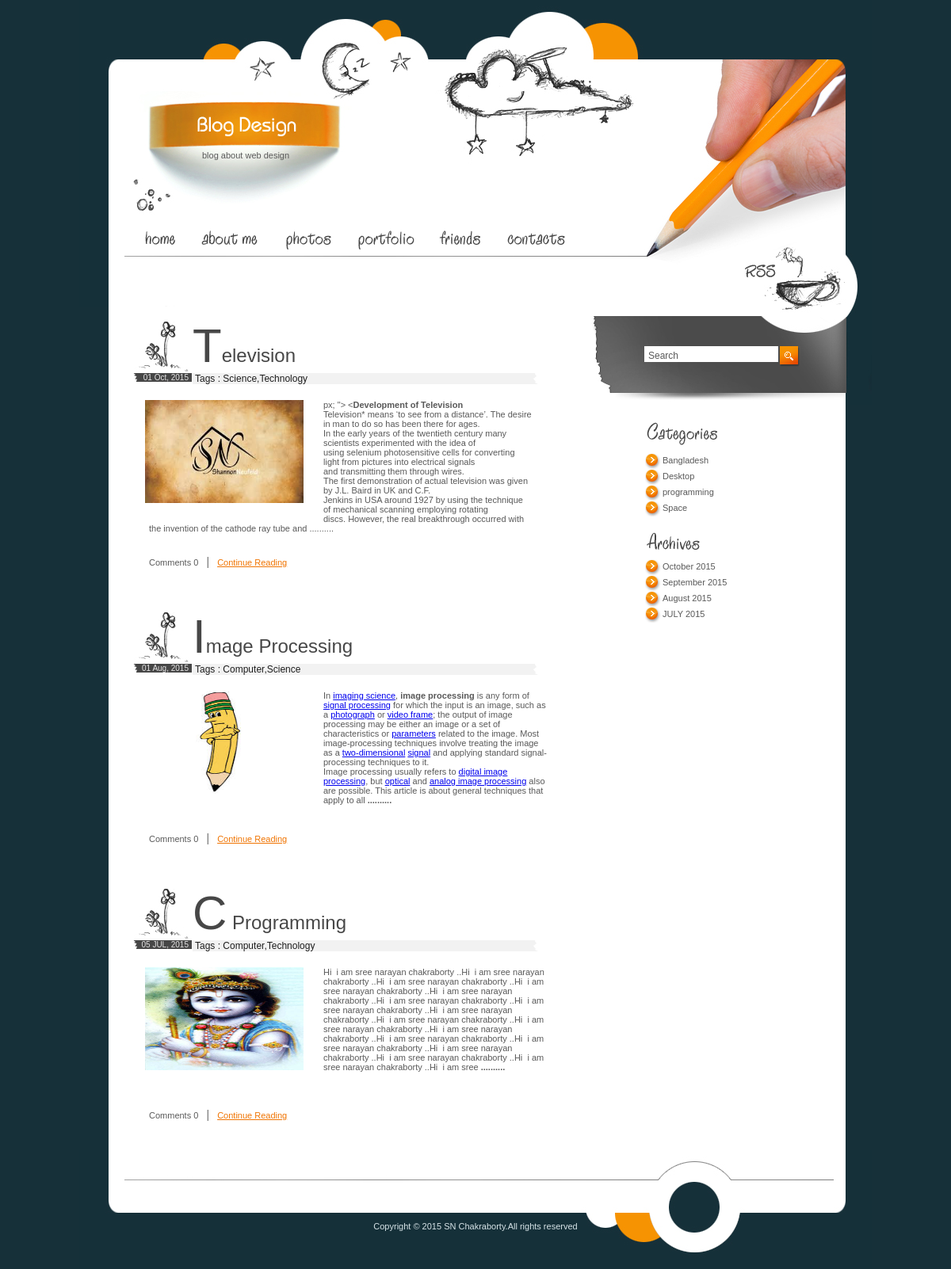
The page /category.php?id=4 on the database its author committed.
### tables this page shows
CREATE TABLE IF NOT EXISTS `tbl_post` (
  `post_id` int(11) NOT NULL AUTO_INCREMENT,
  `post_title` varchar(255) NOT NULL,
  `post_description` longtext NOT NULL,
  `post_image` varchar(255) NOT NULL,
  `cat_id` int(11) NOT NULL,
  `tag_id` varchar(255) NOT NULL,
  `post_date` varchar(255) NOT NULL,
  `month` varchar(2) NOT NULL,
  `year` varchar(4) NOT NULL,
  `post_timestamp` varchar(255) NOT NULL,
  PRIMARY KEY (`post_id`)
);

CREATE TABLE IF NOT EXISTS `tbl_category` (
  `cat_id` int(11) NOT NULL AUTO_INCREMENT,
  `cat_name` varchar(255) NOT NULL,
  PRIMARY KEY (`cat_id`)
);

CREATE TABLE IF NOT EXISTS `tbl_footer` (
  `id` int(11) NOT NULL AUTO_INCREMENT,
  `description` varchar(100) NOT NULL,
  PRIMARY KEY (`id`),
  UNIQUE KEY `id` (`id`)
);

### category.php (the view, shortened to what this page needs)
<?php
if(!isset($_REQUEST['id']))
{
	header('location: index.php');
}
else{
$id=$_REQUEST['id'];
}
?>
<?php include('header.php'); ?>
<?php
			 include('config.php');
				?>
				  <?php
			$limit =4;
			$page = @$_GET['page'];
			if($page)
				$start = ($page - 1) * $limit;
			else
				$start = 0;
			$statement = $db->prepare("SELECT * FROM tbl_post where cat_id=? ORDER BY post_id DESC LIMIT $start, $limit");
			$statement->execute(array($id));
			$result = $statement->fetchAll(PDO::FETCH_ASSOC);
			 foreach($result as $row)
				{
			 ?>
			    <div class="post">
				<h2><?php echo $row['post_title'];?></h2>
				<div><span class="date">
				<?php
				$post_date=$row['post_date'];
				$post_day=substr($post_date,8,2);
				$post_month=substr($post_date,5,2);
				$post_year=substr($post_date,0,4);
				if($post_month=='07') {$post_month='JUL';}
				if($post_month=='08') {$post_month='Aug';}
				if($post_month=='10') {$post_month='Oct';}
				echo $post_day." ".$post_month.", ".$post_year;
			?>
				</span><span class="categories">Tags :
				<?php
								$arr=explode(',',$row['tag_id']);
								$arr_count=count(explode(',',$row['tag_id']));
								$k=0;
								for($j=0;$j<$arr_count;$j++)
								{
									 $statement1=$db->prepare("select * from tbl_tag where tag_id=?");
									 $statement1->execute(array($arr[$j]));
									 $result1=$statement1->fetchAll(PDO::FETCH_ASSOC);
									 foreach($result1 as $row1)
									 {
										$arr1[$k]=$row1['tag_name'];
									 }
								   $k++;
                                }
								$tag_names=implode(",",$arr1);
								echo $tag_names;
                              ?>
				</span></div>
				<div class="description">
				<img src="uploads/<?php echo $row['post_image'];?>" alt="" width="200" height="130" style="float:left;" />
						<p>
						<?php
						$pices=explode(" ",$row['post_description']);
						$first_page=implode(" ",array_splice($pices,0,100));
						$first_page=$first_page."<b> ..........</b>";
						?>
						<?php
						     echo $first_page;
						?>
						</p>
				</div>
				<p class="comments">
				Comments
				<?php
				   $statement1=$db->prepare("select * from tbl_comment where post_id=? and action=1");
                   $statement1->execute(array($row['post_id']));
                   $totalnum=$statement1->rowCount();
                   echo $totalnum;
				?>
				<span>|</span>   <a href="index2.php?id=<?php echo $row['post_id']; ?>">Continue Reading</a></p>
			</div>
						 <?php
					}
             ?>
<div class="pagination">
</div>
<?php include('footer.php'); ?>

### footer.php (shortened to what this page needs)
		</div>
		<div id="sidebar">
		    <div id="search">
				<input type="text" value="Search"> <a href="#"><img src="images/go.gif" alt="" width="26" height="26" /></a>
			</div>
			<div class="list">
				<img src="images/title1.gif" alt="" width="186" height="36" />
			<ul>
					 <?php
					 include('config.php');
					  $statement=$db->prepare("select * from tbl_category order by cat_name asc");
					 $statement->execute(array());
					 $result=$statement->fetchAll(PDO::FETCH_ASSOC);
					 foreach($result as $row)
					 {
						 ?>
						 <li><a href="category.php?id=<?php echo $row['cat_id']; ?>"><?php echo $row['cat_name']; ?></a></li>
						 <?php
					 }
					 ?>
			 </ul>
				<img src="images/title2.gif" alt="" width="180" height="34" /><br>
				<?php
				     $j=0;
					 $statement=$db->prepare("select distinct(post_date) from tbl_post order by post_date desc");
					 $statement->execute(array());
					 $result=$statement->fetchAll(PDO::FETCH_ASSOC);
					 foreach($result as $row)
					 {
						 $ym=substr($row['post_date'],0,7);
						 $arr_date[$j]=$ym;
						 $j++;
					 }
					 $result=array_unique($arr_date);
					 $final_val=implode(",",$result);
					 $final_arr_date=explode(",",$final_val);
					 $final_arr_date_count=count(explode(",",$final_val));
					 ?>
				<ul>
				    <?php
					for($j=0;$j<$final_arr_date_count;$j++)
					 {
						$year=substr($final_arr_date[$j],0,4);
						$month=substr($final_arr_date[$j],5,2);
						if($month=='07') {$post_month='JULY';}
						if($month=='08') {$post_month='August';}
						if($month=='09') {$post_month='September';}
						if($month=='10') {$post_month='October';}
					?>
				     <li><a href="archives.php?date=<?php echo $final_arr_date[$j];?>">
						 <?php echo $post_month." ".$year."<br>"; ?>
						 </a>
					</li>
					<?php
				     		}
					?>
				</ul>
			</div>
		</div>
	</div>
	<div id="footer">
		<p>
		   <?php
		   include('config.php');
		  $statement=$db->prepare("select * from tbl_footer where id=1");
		 $statement->execute(array());
		 $result=$statement->fetchAll(PDO::FETCH_ASSOC);
		 foreach($result as $row)
		 {
			 echo $row['description'];
		 }
		    ?>
		</p>
	</div>
</body>
</html>

### style.css (style rules this page uses)
* { margin:0px; padding:0px; }
img { border:0px }
html { width:100%; height:100%; background-color:#163039; }
body { width:1000px; height:100%; position:relative; margin:0 auto; background-image:url(images/bg.gif); background-position:top left; background-repeat:repeat-y; }
html > body { height:auto; min-height:100%; }
#footer { height:150px; position:absolute; bottom:0px; background-image:url(images/footer_bg.jpg); background-position:top left; background-repeat:no-repeat; width:1000px; font-family:Tahoma, sans-serif; font-size:11px; color:#D8E4E8; }
#footer p { width:100%; text-align:center; padding:90px 0 0 0 }
#sidebar { width:356px; float:left }
.post { padding:0 0 35px 0; overflow:hidden; width:532px; float:left; }
.post h2 { font-family:Arial, Helvetica, sans-serif; font-size:24px; color:#474747; font-weight:normal; display:block; padding:15px 0 0 75px; / line-height:70px; background-image:url(images/h_bg.jpg); background-position:bottom left; background-repeat:no-repeat; }
.post h2:first-letter { font-size:60px; }
.date { display:block; float:left; background-image:url(images/date_bg.gif); background-position:top left; background-repeat:no-repeat; width:70px; text-align:right; font-family:Arial, Helvetica, sans-serif; font-size:10px; color:#E6E5E5; padding:0 4px 0 0 }
.categories { display:block; float:left; background-image:url(images/categories_bg.gif); background-position:top left; background-repeat:no-repeat; width:454px; font-family:Arial, Helvetica, sans-serif; font-size:12px; color:#1D1D1D; padding:0 0 0 4px }
.description { padding:20px 0 0 0; float:left; margin:0 0 15px 0; / margin:0; }
.post .description img { float:center; padding:0 25px 20px 15px; margin:0px; }
.post .description p { display:block; width:95%; padding:0 0 0 20px }
.comments { display:block; float:left; line-height:17px; padding:5px 0 0 18px; }
.comments a { color:#F07402; text-decoration:underline }
.comments span { font-size:14px; color:#6E6E6E; padding:0 7px; line-height:17px; }
#search { background-image:url(images/search_bg.jpg); background-position:top left; background-repeat:no-repeat; width:356px; height:124px; margin:0 0 20px 0 }
#search input { width:169px; height:20px; border:0px; line-height:15px; font-family:Arial, Helvetica, sans-serif; font-size:12px; color:#595959; margin:50px 0 0 69px; padding:3px 0 0 5px; float:left }
#search a { display:block; float:left; margin:50px 0 0 2px }
.list { padding:0 0 15px 35px; margin-left:30px; }
.list ul { width:290px; overflow:hidden; padding:5px 0 15px 5px }
.list li { list-style-type:none; background-image:url(images/bullet.gif); background-position:top left; background-repeat:no-repeat; padding:0 0 5px 22px; line-height:15px; height:15px; width:240px; float:left; }
.list a { font-family:Arial, Helvetica, sans-serif; font-size:11px; color:#595959; text-decoration:none; }
.post p { width:511px; padding:13px 0 0 20px; }
div.pagination { padding: 3px; margin: 3px; z-index: 1000; font-size: 14px; margin-bottom: 20px; }

### rows shown on the page
tbl_post: post_title "Television", post_date "01", post_date "Oct", post_date "2015", tag_names "Science,Technology", post_image (picture), first_page "px; \"> < Development of Television Television* means ‘to see from a distance’. The desire in man to do so has been there for ages. In the early years of the twentieth century many scientists experimented with the idea of using selenium photosensitive cells for converting light from pictures into electrical signals and transmitting them through wires. The first demonstration of actual television was given by J.L. Baird in UK and C.F. Jenkins in USA around 1927 by using the technique of mechanical scanning employing rotating discs. However, the real breakthrough occurred with the invention of the cathode ray tube and", totalnum "0"
tbl_post: post_title "Image Processing", post_date "01", post_date "Aug", post_date "2015", tag_names "Computer,Science", post_image (picture), first_page "In imaging science , image processing is any form of signal processing for which the input is an image, such as a photograph or video frame ; the output of image processing may be either an image or a set of characteristics or parameters related to the image. Most image-processing techniques involve treating the image as a two-dimensional signal and applying standard signal-processing techniques to it. Image processing usually refers to digital image processing , but optical and analog image processing also are possible. This article is about general techniques that apply to all", totalnum "0"
tbl_post: post_title "C Programming", post_date "05", post_date "JUL", post_date "2015", tag_names "Computer,Technology", post_image (picture), first_page "Hi i am sree narayan chakraborty ..Hi i am sree narayan chakraborty ..Hi i am sree narayan chakraborty ..Hi i am sree narayan chakraborty ..Hi i am sree narayan chakraborty ..Hi i am sree narayan chakraborty ..Hi i am sree narayan chakraborty ..Hi i am sree narayan chakraborty ..Hi i am sree narayan chakraborty ..Hi i am sree narayan chakraborty ..Hi i am sree narayan chakraborty ..Hi i am sree narayan chakraborty ..Hi i am sree narayan chakraborty ..Hi i am sree narayan chakraborty ..Hi i am sree narayan chakraborty ..Hi i am sree narayan chakraborty ..Hi i am sree", totalnum "0"
tbl_category: cat_name "Bangladesh"
tbl_category: cat_name "Desktop"
tbl_category: cat_name "programming"
tbl_category: cat_name "Space"
tbl_footer: description "Copyright © 2015 SN Chakraborty.All rights reserved"

### other values the page prints
$post_month "October"
$year "2015"
$post_month "September"
$post_month "August"
$post_month "JULY"
